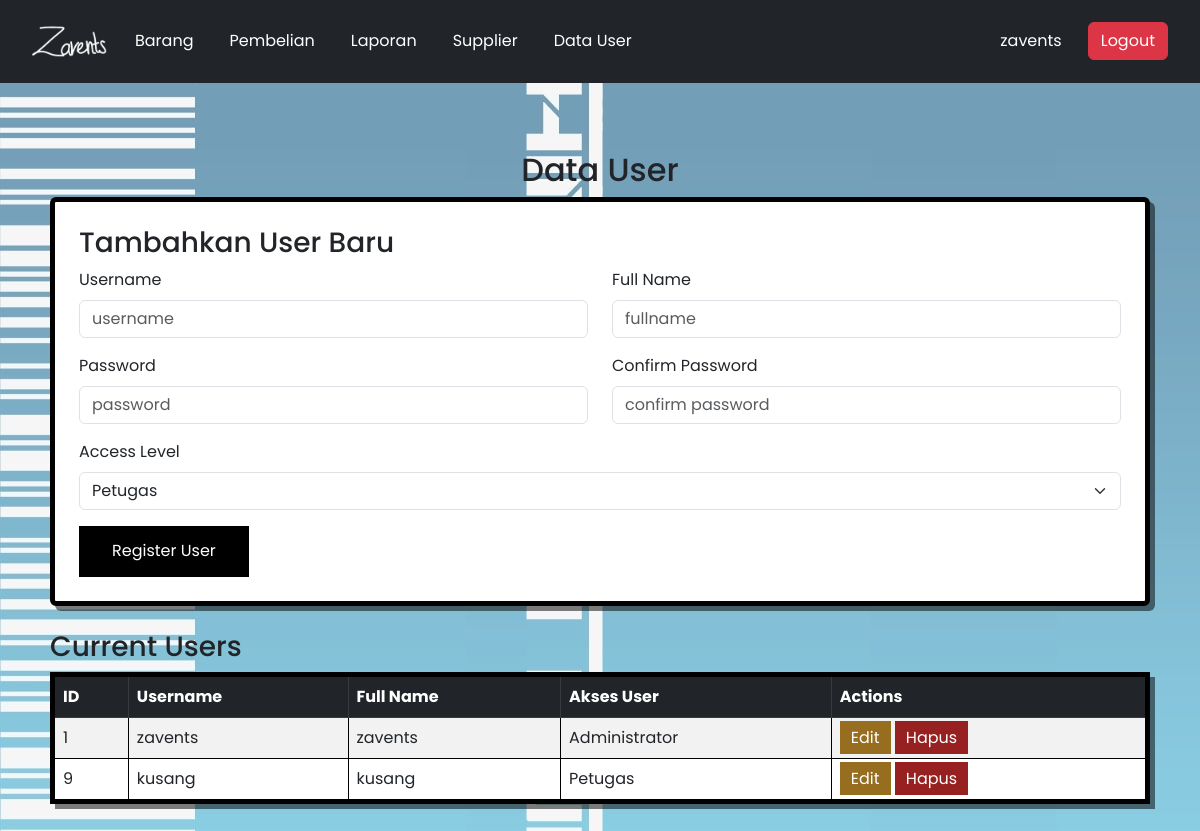
The page /data_user.php (signed in) on the database as committed earlier.
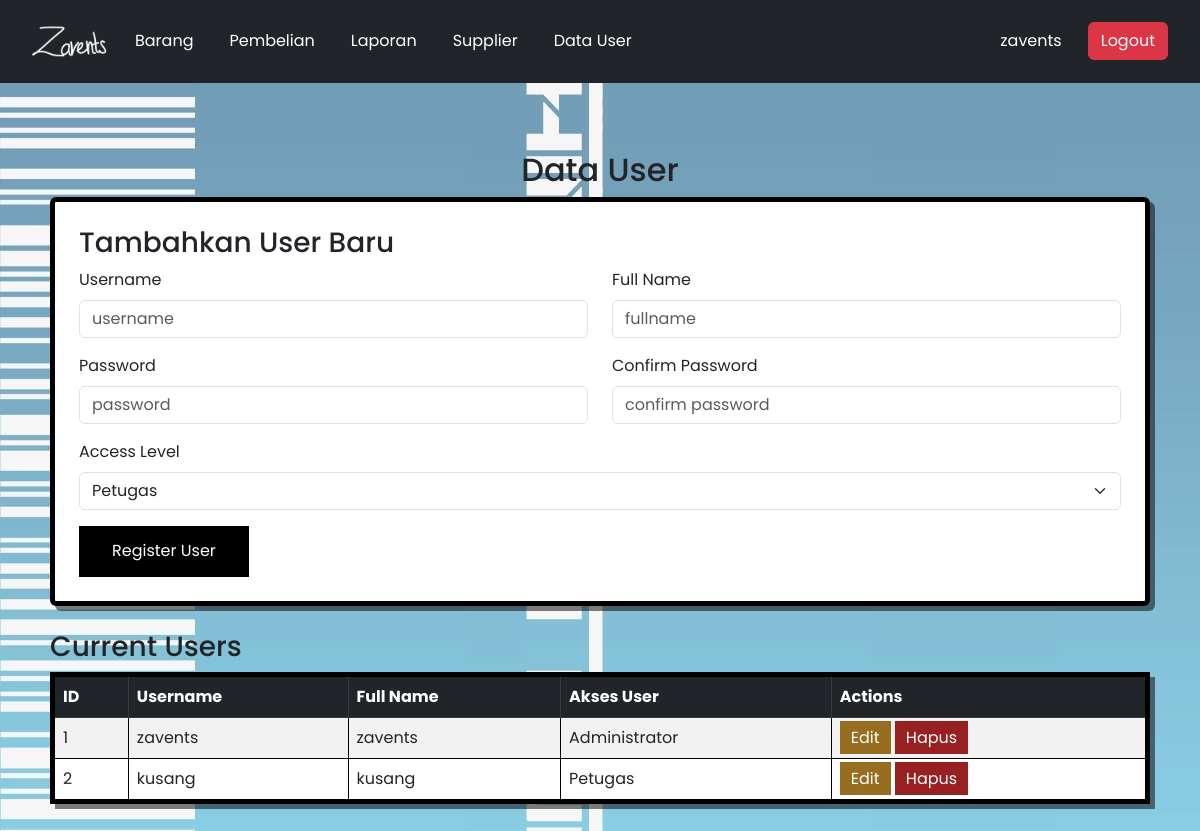
The same page on the database as committed later.
### tables this page shows
CREATE TABLE `users` (
  `id_user` int(12) NOT NULL,
  `username` varchar(255) NOT NULL,
  `name` varchar(255) NOT NULL,
  `password` varchar(255) NOT NULL,
  `level` enum('administrator','petugas') NOT NULL
);

### data_user.php (the view, shortened to what this page needs)
<?php
$host = "localhost";
$user = "root";
$password = "";
$database = "inventaris";
$koneksi = new mysqli($host, $user, $password, $database);
$query = "SELECT id_user, username, name, level FROM users";
$result = $koneksi->query($query);
?>
<!DOCTYPE html>
<html lang="en">
<head>
    <link href="https://cdn.jsdelivr.net/npm/bootstrap@5.3.0/dist/css/bootstrap.min.css" rel="stylesheet">
</head>
<body style="background-image: url(./img/bg.png);">
<?php include 'navbar.php'; ?>
<div class="container mt-5">
    <h2 class="text-center">Data User</h2>
    <div class="card p-4 mb-4" onmouseover="this.style.borderColor='rgb(0, 162, 255)'" onmouseout="this.style.borderColor='rgb(0, 0, 0)'">
    <h3>Tambahkan User Baru</h3>
    <form method="post" action="">
        <div class="row mb-3">
            <div class="col-md-6">
                <label class="form-label">Username</label>
                <input type="text" name="username" class="form-control" placeholder="username" required>
            </div>
            <div class="col-md-6">
                <label class="form-label">Full Name</label>
                <input type="text" name="name" class="form-control" placeholder="fullname" required>
            </div>
        </div>
        <div class="row mb-3">
            <div class="col-md-6">
                <label class="form-label">Password</label>
                <input type="password" name="password" class="form-control" placeholder="password" required>
            </div>
            <div class="col-md-6">
                <label class="form-label">Confirm Password</label>
                <input type="password" name="confirm_password" class="form-control" placeholder="confirm password" required>
            </div>
        </div>
        <div class="mb-3">
            <label class="form-label">Access Level</label>
            <select name="level" class="form-select" required>
                <option value="petugas">Petugas</option>
            </select>
        </div>
        <button type="submit" name="register" class="button">Register User</button>
    </form>
</div>
    <div class="mt-4">
        <h3>Current Users</h3>
        <table class="table table-striped table-bordered"
        onmouseover="this.style.borderColor='rgb(0, 162, 255)'"
        onmouseout="this.style.borderColor='rgb(0, 0, 0)'" >
            <thead class="table-dark">
                <tr>
                    <th>ID</th>
                    <th>Username</th>
                    <th>Full Name</th>
                    <th>Akses User</th>
                    <th>Actions</th>
                </tr>
            </thead>
            <tbody>
                <?php while ($row = $result->fetch_assoc()) : ?>
                    <tr>
                        <td><?php echo $row['id_user']; ?></td>
                        <td><?php echo $row['username']; ?></td>
                        <td><?php echo $row['name']; ?></td>
                        <td><?php echo ucfirst($row['level']); ?></td>
                        <td>
                            <a href="edit_user.php?id=<?php echo $row['id_user']; ?>" class="button-edit btn-sm">Edit</a>
                            <a href="?delete=<?php echo $row['id_user']; ?>" class="button-hapus btn-sm" onclick="return confirm('Are you sure?')">Hapus</a>
                        </td>
                    </tr>
                <?php endwhile; ?>
            </tbody>
        </table>
    </div>
</div>
</body>
</html>

Rows that differ between the two databases and show on the page:
removed users: id_user "9", username "kusang", name "kusang", level "Petugas"
added users: id_user "2", username "kusang", name "kusang", level "Petugas"
